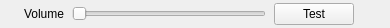
<?xml version="1.0" encoding="UTF-8"?>
<ui version="4.0">
 <class>VolumePickerWidget</class>
 <widget class="QWidget" name="VolumePickerWidget">
  <property name="geometry">
   <rect>
    <x>0</x>
    <y>0</y>
    <width>390</width>
    <height>28</height>
   </rect>
  </property>
  <property name="windowTitle">
   <string>Form</string>
  </property>
  <layout class="QHBoxLayout" name="horizontalLayout_3" stretch="1,5">
   <property name="spacing">
    <number>8</number>
   </property>
   <property name="leftMargin">
    <number>0</number>
   </property>
   <property name="topMargin">
    <number>0</number>
   </property>
   <property name="rightMargin">
    <number>0</number>
   </property>
   <property name="bottomMargin">
    <number>0</number>
   </property>
   <item>
    <widget class="QnElidedLabel" name="label">
     <property name="sizePolicy">
      <sizepolicy hsizetype="Ignored" vsizetype="Preferred">
       <horstretch>0</horstretch>
       <verstretch>0</verstretch>
      </sizepolicy>
     </property>
     <property name="text">
      <string>Volume</string>
     </property>
     <property name="alignment">
      <set>Qt::AlignRight|Qt::AlignTrailing|Qt::AlignVCenter</set>
     </property>
     <property name="wordWrap">
      <bool>true</bool>
     </property>
    </widget>
   </item>
   <item>
    <layout class="QHBoxLayout" name="horizontalLayout" stretch="5,3">
     <property name="spacing">
      <number>8</number>
     </property>
     <item>
      <widget class="QSlider" name="volumeSlider">
       <property name="orientation">
        <enum>Qt::Horizontal</enum>
       </property>
      </widget>
     </item>
     <item>
      <layout class="QHBoxLayout" name="horizontalLayout_2" stretch="0,0">
       <property name="spacing">
        <number>8</number>
       </property>
       <item>
        <widget class="QPushButton" name="testPushButton">
         <property name="text">
          <string>Test</string>
         </property>
        </widget>
       </item>
       <item>
        <spacer name="horizontalSpacer">
         <property name="orientation">
          <enum>Qt::Horizontal</enum>
         </property>
         <property name="sizeHint" stdset="0">
          <size>
           <width>0</width>
           <height>0</height>
          </size>
         </property>
        </spacer>
       </item>
      </layout>
     </item>
    </layout>
   </item>
  </layout>
 </widget>
 <customwidgets>
  <customwidget>
   <class>QnElidedLabel</class>
   <extends>QLabel</extends>
   <header location="global">ui/widgets/common/elided_label.h</header>
  </customwidget>
 </customwidgets>
 <resources/>
 <connections/>
</ui>
